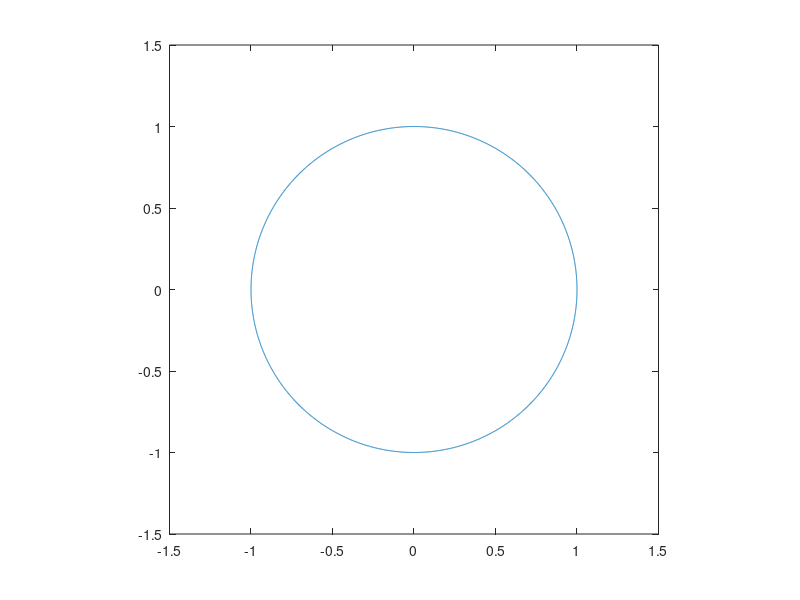

Write the MATLAB code that produced this figure. (Note: this script raises an error after producing the figure.)
figure
t = 0:2*pi/4000:2*pi;
t1 = 0:pi/2000:pi/2;
c1 = sin(t);
c2 = cos(t);
C1 = sin(t1);
C2 = cos(t1);
plot(c1, c2);
axis equal
hold;
axis ([-1.5 1.5 -1.5 1.5])
r = 0:0.001:1;
x0 = 0;
x1 = data(1)/100*2*pi;
for i = x0:0.001:x1
    plot(r*cos(i), r*sin(i),'color', '[0 0.4470 0.7410]');
end
x2 = x1+data(2)/100*2*pi;
for i = x1:0.001:x2
    plot(r*cos(i), r*sin(i),'color', '[0.8500 0.3250 0.0980]');
end
x3 = x2+data(3)/100*2*pi;
for i = x2:0.001:x3
    plot(r*cos(i), r*sin(i),'color', '[0.3010 0.7450 0.9330]');
end
x4 = x3+data(4)/100*2*pi;
for i = x3:0.001:x4
    plot(r*cos(i), r*sin(i),'color', '[0.4660 0.6740 0.1880]');
end
Perc_A = num2str(data(1));
Perc_B = num2str(data(2));
Perc_C = num2str(data(3));
Perc_D = num2str(data(4));
Perc_A = strcat(Perc_A, '%');
Perc_B = strcat(Perc_B, '%');
Perc_C = strcat(Perc_C, '%');
Perc_D = strcat(Perc_D, '%');
text(1.2*cos((x0+x1)/2),1.2*sin((x0+x1)/2), 'A' ,'FontSize',20)
text(1.2*cos((x2+x1)/2),1.2*sin((x2+x1)/2), 'B','FontSize',20)
text(1.2*cos((x2+x3)/2),1.2*sin((x2+x3)/2), 'C','FontSize',20)
text(1.2*cos((x4+x3)/2),1.2*sin((x4+x3)/2), 'D','FontSize',20)
text(0.7*cos((x0+x1)/2),0.75*sin((x0+x1)/2), Perc_A,'FontSize',16)
text(0.7*cos((x2+x1)/2),0.75*sin((x2+x1)/2), Perc_B,'FontSize',16)
text(0.7*cos((x2+x3)/2),0.75*sin((x2+x3)/2), Perc_C,'FontSize',16)
text(0.7*cos((x4+x3)/2),0.75*sin((x4+x3)/2), Perc_D,'FontSize',16)